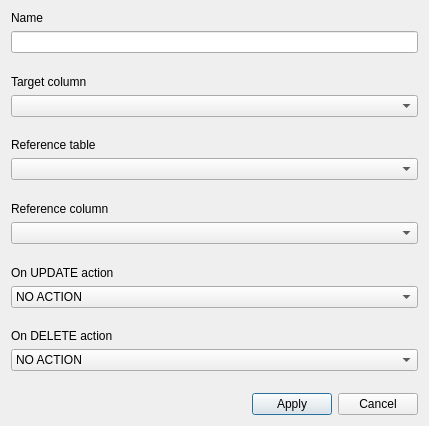
<?xml version="1.0" encoding="UTF-8"?>
<ui version="4.0">
 <class>ForeignKeyForm</class>
 <widget class="QDialog" name="ForeignKeyForm">
  <property name="geometry">
   <rect>
    <x>0</x>
    <y>0</y>
    <width>429</width>
    <height>426</height>
   </rect>
  </property>
  <property name="windowTitle">
   <string>Foreign key editor</string>
  </property>
  <property name="windowIcon">
   <iconset resource="../icons.qrc">
    <normaloff>:/icons/constraint_add.png</normaloff>:/icons/constraint_add.png</iconset>
  </property>
  <layout class="QVBoxLayout" name="verticalLayout_7">
   <item>
    <layout class="QVBoxLayout" name="verticalLayout">
     <item>
      <widget class="QLabel" name="lblName">
       <property name="text">
        <string>Name</string>
       </property>
      </widget>
     </item>
     <item>
      <widget class="QLineEdit" name="edtName"/>
     </item>
     <item>
      <spacer name="verticalSpacer">
       <property name="orientation">
        <enum>Qt::Vertical</enum>
       </property>
       <property name="sizeHint" stdset="0">
        <size>
         <width>20</width>
         <height>40</height>
        </size>
       </property>
      </spacer>
     </item>
    </layout>
   </item>
   <item>
    <layout class="QVBoxLayout" name="verticalLayout_2">
     <item>
      <widget class="QLabel" name="lblTargetColumn">
       <property name="text">
        <string>Target column</string>
       </property>
      </widget>
     </item>
     <item>
      <widget class="QComboBox" name="cmbTargetColumn"/>
     </item>
     <item>
      <spacer name="verticalSpacer_2">
       <property name="orientation">
        <enum>Qt::Vertical</enum>
       </property>
       <property name="sizeHint" stdset="0">
        <size>
         <width>20</width>
         <height>40</height>
        </size>
       </property>
      </spacer>
     </item>
    </layout>
   </item>
   <item>
    <layout class="QVBoxLayout" name="verticalLayout_3">
     <item>
      <widget class="QLabel" name="lblReferenceTable">
       <property name="text">
        <string>Reference table</string>
       </property>
      </widget>
     </item>
     <item>
      <widget class="QComboBox" name="cmbReferenceTable"/>
     </item>
     <item>
      <spacer name="verticalSpacer_3">
       <property name="orientation">
        <enum>Qt::Vertical</enum>
       </property>
       <property name="sizeHint" stdset="0">
        <size>
         <width>20</width>
         <height>40</height>
        </size>
       </property>
      </spacer>
     </item>
    </layout>
   </item>
   <item>
    <layout class="QVBoxLayout" name="verticalLayout_4">
     <item>
      <widget class="QLabel" name="lblReferenceColumn">
       <property name="text">
        <string>Reference column</string>
       </property>
      </widget>
     </item>
     <item>
      <widget class="QComboBox" name="cmbReferenceColumn"/>
     </item>
     <item>
      <spacer name="verticalSpacer_4">
       <property name="orientation">
        <enum>Qt::Vertical</enum>
       </property>
       <property name="sizeHint" stdset="0">
        <size>
         <width>20</width>
         <height>40</height>
        </size>
       </property>
      </spacer>
     </item>
    </layout>
   </item>
   <item>
    <layout class="QVBoxLayout" name="verticalLayout_5">
     <item>
      <widget class="QLabel" name="lblOnUpdateAction">
       <property name="text">
        <string>On UPDATE action</string>
       </property>
      </widget>
     </item>
     <item>
      <widget class="QComboBox" name="cmbOnUpdateAction">
       <item>
        <property name="text">
         <string>NO ACTION</string>
        </property>
       </item>
       <item>
        <property name="text">
         <string>RESTRICT</string>
        </property>
       </item>
       <item>
        <property name="text">
         <string>CASCADE</string>
        </property>
       </item>
       <item>
        <property name="text">
         <string>SET NULL</string>
        </property>
       </item>
       <item>
        <property name="text">
         <string>SET DEFAULT</string>
        </property>
       </item>
      </widget>
     </item>
     <item>
      <spacer name="verticalSpacer_5">
       <property name="orientation">
        <enum>Qt::Vertical</enum>
       </property>
       <property name="sizeHint" stdset="0">
        <size>
         <width>20</width>
         <height>40</height>
        </size>
       </property>
      </spacer>
     </item>
    </layout>
   </item>
   <item>
    <layout class="QVBoxLayout" name="verticalLayout_6">
     <item>
      <widget class="QLabel" name="label_6">
       <property name="text">
        <string>On DELETE action</string>
       </property>
      </widget>
     </item>
     <item>
      <widget class="QComboBox" name="cmbOnDeleteAction">
       <item>
        <property name="text">
         <string>NO ACTION</string>
        </property>
       </item>
       <item>
        <property name="text">
         <string>RESTRICT</string>
        </property>
       </item>
       <item>
        <property name="text">
         <string>CASCADE</string>
        </property>
       </item>
       <item>
        <property name="text">
         <string>SET NULL</string>
        </property>
       </item>
       <item>
        <property name="text">
         <string>SET DEFAULT</string>
        </property>
       </item>
      </widget>
     </item>
     <item>
      <spacer name="verticalSpacer_6">
       <property name="orientation">
        <enum>Qt::Vertical</enum>
       </property>
       <property name="sizeHint" stdset="0">
        <size>
         <width>20</width>
         <height>40</height>
        </size>
       </property>
      </spacer>
     </item>
    </layout>
   </item>
   <item>
    <layout class="QHBoxLayout" name="horizontalLayout">
     <item>
      <spacer name="horizontalSpacer">
       <property name="orientation">
        <enum>Qt::Horizontal</enum>
       </property>
       <property name="sizeHint" stdset="0">
        <size>
         <width>40</width>
         <height>20</height>
        </size>
       </property>
      </spacer>
     </item>
     <item>
      <widget class="QPushButton" name="btnApply">
       <property name="text">
        <string>Apply</string>
       </property>
       <property name="icon">
        <iconset resource="../icons.qrc">
         <normaloff>:/icons/disk.png</normaloff>:/icons/disk.png</iconset>
       </property>
      </widget>
     </item>
     <item>
      <widget class="QPushButton" name="btnCancel">
       <property name="text">
        <string>Cancel</string>
       </property>
       <property name="icon">
        <iconset resource="../icons.qrc">
         <normaloff>:/icons/cross.png</normaloff>:/icons/cross.png</iconset>
       </property>
      </widget>
     </item>
    </layout>
   </item>
  </layout>
 </widget>
 <resources>
  <include location="../icons.qrc"/>
 </resources>
 <connections/>
</ui>
